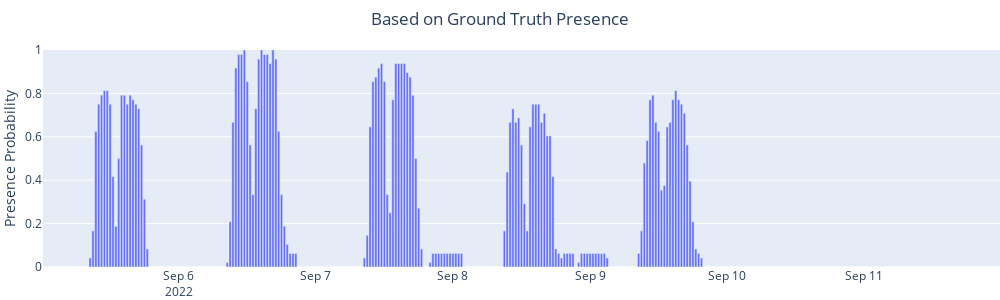
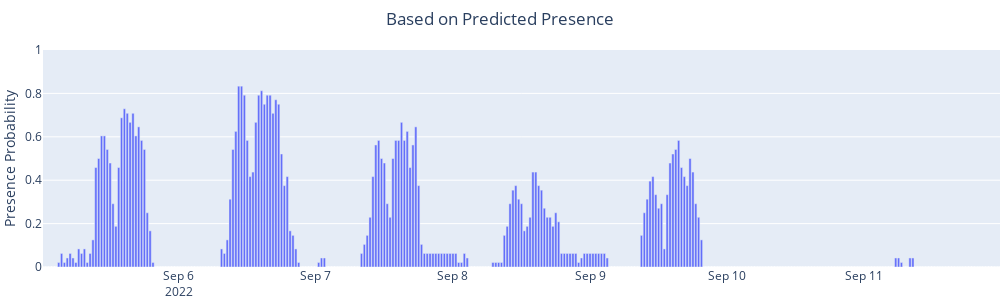

Source (notebook cell) for these figures, in order:
### Code cell
# Select example week for visualization.
df_profile_week = df_profile[(df_profile.index > '2022-09-05') & (df_profile.index < '2022-09-12')]

# Visualize ground truth and predicted profile.
for title, column in {'Based on Ground Truth Presence': 'presence_gt', 'Based on Predicted Presence': 'presence_predicted'}.items():
    fig = make_subplots(rows=1, cols=1)

    fig.add_trace(
        go.Bar(
            name='profile',
            x=df_profile_week.index,
            y=df_profile_week[column],
        ),
        row=1,
        col=1,
    )

    fig.update_yaxes(title_text='Presence Probability', range=[0, 1])
    fig.update_layout(title_text=title, title_x=0.5, margin={'t': 50, 'r': 0, 'b': 0, 'l': 0}, width=1000, height=300)
    fig.show()

### Figure 1 — Plotly figure (JSON) as saved in the notebook; plotly's stock layout.template omitted (floating-point values rounded to 4 significant figures; data arrays with more than 128 entries replaced by an {"elided": "..."} marker saying what was removed)
{"data": [{"name": "profile", "type": "bar", "x": {"elided": "335 str values"}, "xaxis": "x", "y": {"elided": "335 float values"}, "yaxis": "y"}], "layout": {"height": 300, "margin": {"b": 0, "l": 0, "r": 0, "t": 50}, "title": {"text": "Based on Ground Truth Presence", "x": 0.5}, "width": 1000, "xaxis": {"anchor": "y", "domain": [0, 1]}, "yaxis": {"anchor": "x", "domain": [0, 1], "range": [0, 1], "title": {"text": "Presence Probability"}}}}

### Figure 2 — Plotly figure (JSON) as saved in the notebook; plotly's stock layout.template omitted (floating-point values rounded to 4 significant figures; data arrays with more than 128 entries replaced by an {"elided": "..."} marker saying what was removed)
{"data": [{"name": "profile", "type": "bar", "x": {"elided": "335 str values"}, "xaxis": "x", "y": {"elided": "335 float values"}, "yaxis": "y"}], "layout": {"height": 300, "margin": {"b": 0, "l": 0, "r": 0, "t": 50}, "title": {"text": "Based on Predicted Presence", "x": 0.5}, "width": 1000, "xaxis": {"anchor": "y", "domain": [0, 1]}, "yaxis": {"anchor": "x", "domain": [0, 1], "range": [0, 1], "title": {"text": "Presence Probability"}}}}
